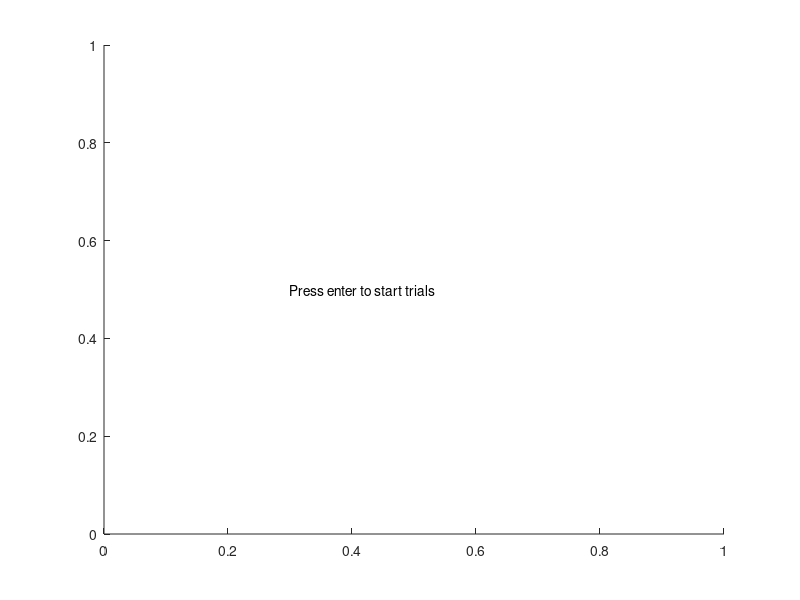

Source code (MATLAB): (Note: this script raises an error after producing the figure.)
clc;clear;clf;

%%%%% PARAMETERS %%%%%
num_trials = 80; % For each location
grid_size = 4; % One dimension of the grid, choose even nums
points = reshape(1:grid_size^2, [grid_size grid_size]);
bounds = 0:grid_size:grid_size^2-grid_size; % Defines grids
loc_counts = repmat(num_trials/grid_size, [grid_size/2 grid_size/2 grid_size^2]);
types = ["Valid-100" "Valid-300"; 
        "Invalid-100" "Invalid-300"]; % This is the structure of loc_counts
total_trials = num_trials*grid_size^2;
data = ["Trial" "Subject_Time"];

%%%%% Preadjustments %%%%%
% To make figure fullscreen, uncomment next line!
figure('units','normalized','outerposition',[0 0 1 1])
% A text before starting trial
g = text (0.3, 0.5, "Press enter to start trials");
% When enter pressed, this while will end
inp = get_input;
while inp ~= 13
    inp = get_input;
end

%%%%% Session %%%%%
for i=1:total_trials
    % Choose a random location on grid
    loc = choose_loc(loc_counts, points, 0, 0);
    % Save that location's trial matrix
    curr_loc_matrix = loc_counts(:,:,loc);
    % Choose a random trial type
    trial_weights = reshape(curr_loc_matrix,1,[])/sum(sum(curr_loc_matrix));
    curr_trial = randsample(reshape(types, 1, []), 1, true, trial_weights);
    % Find plot point
    cue_point = find_plot_point(loc, points, bounds, grid_size);
    % Split trial type string for deciding target times and location
    type = split(curr_trial, "-");
    
    % Plot
    clf;
    switch type(1)
        case "Valid"
            plot_controller("Cue", bounds, cue_point)
            pause(str2double(type(2))/10^3)
            clf;
            plot_controller("Target", bounds, cue_point)
        case "Invalid"
            plot_controller("Cue", bounds, cue_point)
            pause(str2double(type(2))/10^3)
            new_loc = choose_loc(loc_counts, points, 0, loc);
            target_point = find_plot_point(new_loc, points, bounds, grid_size);
            clf;
            plot_controller("Target", bounds, target_point)
    end
    
    % Time subject
    user_time = input_handler;

    % Reduce chosen trials count by 1
    trial_index = find(types==curr_trial);
    curr_loc_matrix(trial_index) = curr_loc_matrix(trial_index) - 1;
    % Overwrite 3D counts matrix with the new matrix of the trial
    loc_counts(:,:,loc) = curr_loc_matrix;

    % Store Data
    data = [data; curr_trial user_time];

    % Remaining trials can be shown by uncommenting next line
    %disp("Remaining trials: " + string(sum(reshape(sum(sum(loc_counts), 2), 1, []))))
end

% Save trial data
writematrix(data, string(datetime()) + "_session_data.csv")

%%%%% HELPER FUNCTIONS %%%%%
function [time] = input_handler
    tic

    % space: 32, enter: 13
    k = waitforbuttonpress;
    answer = double(get(gcf,'CurrentCharacter'));
    
    time = toc;
end

function inp = get_input
    k = waitforbuttonpress;
    inp = double(get(gcf,'CurrentCharacter'));
end

function loc = choose_loc(loc_counts, points, nonintersecting, old_loc)
    loc_remaining = reshape(sum(sum(loc_counts), 2), 1, []);
    loc_weights = loc_remaining/sum(loc_remaining);
    if ~(nonintersecting)
        loc = randsample(reshape(points, 1, []), 1, true, loc_weights);
    elseif nonintersecting
        while 1
            loc = randsample(reshape(points, 1, []), 1, true, loc_weights);
            if loc ~= old_loc
                break
            end
        end
    end
end

function plot_point = find_plot_point(loc, points, bounds, grid_size)
    %{ 
    Calculate plot location, this is needed bc 'points' array's origin is
    top left while plot grid's origin is bottom left.
    %}
    [row, column] = find(points == loc);
    plot_point = [grid_size*(column-1) bounds(end)-(grid_size*(row-1))];
end